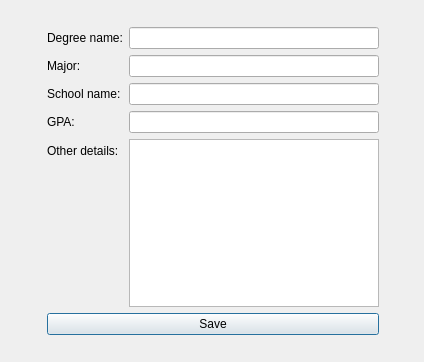
<?xml version="1.0" encoding="UTF-8"?>
<ui version="4.0">
 <class>education</class>
 <widget class="QDialog" name="education">
  <property name="geometry">
   <rect>
    <x>0</x>
    <y>0</y>
    <width>424</width>
    <height>362</height>
   </rect>
  </property>
  <property name="windowTitle">
   <string>Dialog</string>
  </property>
  <layout class="QGridLayout" name="gridLayout">
   <item row="1" column="2">
    <spacer name="horizontalSpacer_2">
     <property name="orientation">
      <enum>Qt::Horizontal</enum>
     </property>
     <property name="sizeHint" stdset="0">
      <size>
       <width>40</width>
       <height>20</height>
      </size>
     </property>
    </spacer>
   </item>
   <item row="1" column="0">
    <spacer name="horizontalSpacer">
     <property name="orientation">
      <enum>Qt::Horizontal</enum>
     </property>
     <property name="sizeHint" stdset="0">
      <size>
       <width>40</width>
       <height>20</height>
      </size>
     </property>
    </spacer>
   </item>
   <item row="2" column="1">
    <spacer name="verticalSpacer">
     <property name="orientation">
      <enum>Qt::Vertical</enum>
     </property>
     <property name="sizeHint" stdset="0">
      <size>
       <width>20</width>
       <height>40</height>
      </size>
     </property>
    </spacer>
   </item>
   <item row="1" column="1">
    <layout class="QVBoxLayout" name="verticalLayout">
     <property name="spacing">
      <number>6</number>
     </property>
     <property name="sizeConstraint">
      <enum>QLayout::SetDefaultConstraint</enum>
     </property>
     <property name="leftMargin">
      <number>2</number>
     </property>
     <item>
      <layout class="QFormLayout" name="formLayout">
       <item row="0" column="0">
        <widget class="QLabel" name="label_2">
         <property name="text">
          <string>Degree name:</string>
         </property>
        </widget>
       </item>
       <item row="0" column="1">
        <widget class="QLineEdit" name="lineEdit_degree"/>
       </item>
       <item row="1" column="0">
        <widget class="QLabel" name="label_3">
         <property name="text">
          <string>Major:</string>
         </property>
        </widget>
       </item>
       <item row="1" column="1">
        <widget class="QLineEdit" name="lineEdit_major"/>
       </item>
       <item row="2" column="0">
        <widget class="QLabel" name="label_4">
         <property name="text">
          <string>School name:</string>
         </property>
        </widget>
       </item>
       <item row="2" column="1">
        <widget class="QLineEdit" name="lineEdit_school"/>
       </item>
       <item row="3" column="0">
        <widget class="QLabel" name="label_5">
         <property name="text">
          <string>GPA:</string>
         </property>
        </widget>
       </item>
       <item row="3" column="1">
        <widget class="QLineEdit" name="lineEdit_gpa"/>
       </item>
       <item row="4" column="0">
        <widget class="QLabel" name="label_6">
         <property name="text">
          <string>Other details:</string>
         </property>
        </widget>
       </item>
       <item row="4" column="1">
        <widget class="QTextEdit" name="textEdit_other"/>
       </item>
      </layout>
     </item>
     <item>
      <widget class="QPushButton" name="pushButton">
       <property name="text">
        <string>Save</string>
       </property>
      </widget>
     </item>
    </layout>
   </item>
   <item row="0" column="1">
    <spacer name="verticalSpacer_2">
     <property name="orientation">
      <enum>Qt::Vertical</enum>
     </property>
     <property name="sizeHint" stdset="0">
      <size>
       <width>20</width>
       <height>40</height>
      </size>
     </property>
    </spacer>
   </item>
  </layout>
 </widget>
 <resources/>
 <connections/>
</ui>
